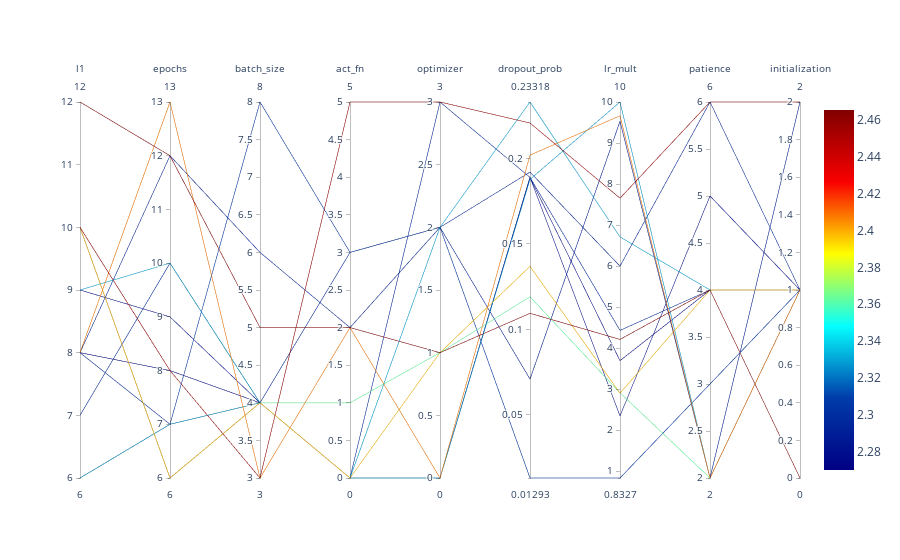

Notebook code cell kept with this figure:
### Markdown cell above
### Parallel Coordinates Plot

### Code cell
#| fig-cap: Parallel coordinates plots
spot_tuner.parallel_plot()

### Figure 1 — Plotly figure (JSON) as saved in the notebook; plotly's stock layout.template omitted (floating-point values rounded to 4 significant figures)
{"data": [{"dimensions": [{"label": "l1", "range": [6, 12], "values": [12, 6, 10, 9, 8, 8, 8, 6, 7, 9, 10, 10, 8]}, {"label": "epochs", "range": [6, 13], "values": [12, 7, 8, 9, 12, 13, 8, 7, 10, 10, 6, 6, 7]}, {"label": "batch_size", "range": [3, 8], "values": [5, 8, 3, 4, 6, 3, 4, 4, 4, 4, 4, 4, 4]}, {"label": "act_fn", "range": [0, 5], "values": [2, 3, 5, 0, 2, 2, 0, 0, 0, 0, 1, 0, 3]}, {"label": "optimizer", "range": [0, 3], "values": [1, 2, 3, 0, 2, 0, 0, 0, 3, 2, 1, 1, 2]}, {"label": "dropout_prob", "range": [0.01293, 0.2332], "values": [0.1094, 0.01293, 0.2209, 0.1891, 0.07084, 0.2021, 0.1889, 0.1879, 0.189, 0.2332, 0.1191, 0.1369, 0.1921]}, {"label": "lr_mult", "range": [0.8327, 10], "values": [4.212, 0.8327, 7.655, 2.345, 9.529, 9.664, 3.694, 10, 4.431, 6.711, 2.909, 2.901, 5.998]}, {"label": "patience", "range": [2, 6], "values": [4, 3, 6, 5, 2, 2, 4, 2, 4, 4, 2, 4, 6]}, {"label": "initialization", "range": [0, 2], "values": [0, 1, 2, 1, 2, 1, 1, 1, 1, 1, 1, 1, 1]}], "line": {"cmax": 2.465, "cmin": 2.27, "color": [2.465, 2.305, 2.458, 2.279, 2.29, 2.408, 2.27, 2.328, 2.298, 2.33, 2.363, 2.398, 2.295], "colorscale": [[0, "rgb(0,0,131)"], [0.2, "rgb(0,60,170)"], [0.4, "rgb(5,255,255)"], [0.6, "rgb(255,255,0)"], [0.8, "rgb(250,0,0)"], [1, "rgb(128,0,0)"]], "showscale": true}, "type": "parcoords"}], "layout": {}}
